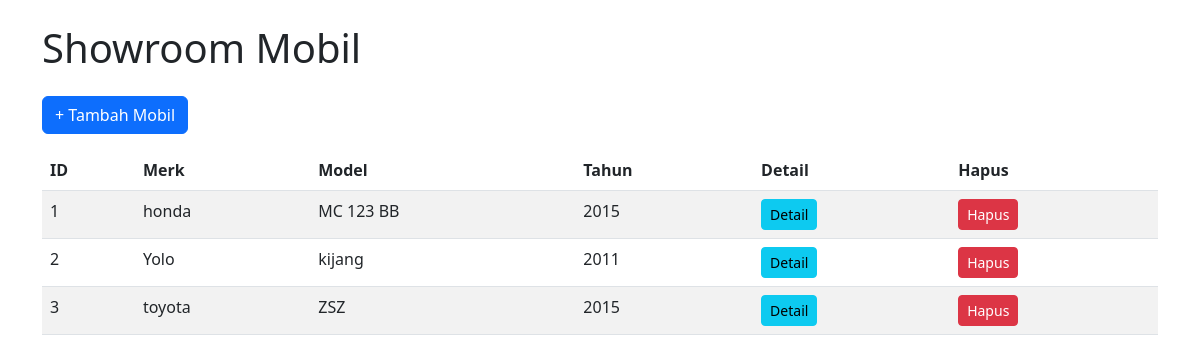
The page / on the database its author committed.
### models.py (models this page shows)
class Car(db.Model):
    id = db.Column(db.Integer, primary_key=True)
    merk = db.Column(db.String(100))
    model = db.Column(db.String(100))
    tahun = db.Column(db.Integer)
    harga_dasar = db.Column(db.Float)
    jumlah_pinjaman = db.Column(db.Float, nullable=True)
    suku_bunga = db.Column(db.Float, nullable=True)  # persen per tahun
    services = db.relationship('Service', backref='car', lazy=True)

### app.py (the view)
@app.route('/')
def index():
    cars = Car.query.all()
    return render_template('index.html', cars=cars)

### templates/index.html
{% extends "base.html" %}
{% block content %}
    <a href="{{ url_for('add_car') }}" class="btn btn-primary mb-3">+ Tambah Mobil</a>
    <table class="table table-striped">
        <thead>
            <tr>
                <th>ID</th>
                <th>Merk</th>
                <th>Model</th>
                <th>Tahun</th>
                <th>Detail</th>
                <th>Hapus</th>
            </tr>
        </thead>
        <tbody>
            {% for car in cars %}
            <tr>
                <td>{{ car.id }}</td>
                <td>{{ car.merk }}</td>
                <td>{{ car.model }}</td>
                <td>{{ car.tahun }}</td>
                <td><a href="{{ url_for('car_detail', car_id=car.id) }}" class="btn btn-info btn-sm">Detail</a></td>
                <td><a href="{{ url_for('delete_car', car_id=car.id) }}" class="btn btn-danger btn-sm">Hapus</a></td>
            </tr>
            {% endfor %}
        </tbody>
    </table>
{% endblock %}

### rows shown on the page
Car: id "1", merk "honda", model "MC 123 BB", tahun "2015"
Car: id "2", merk "Yolo", model "kijang", tahun "2011"
Car: id "3", merk "toyota", model "ZSZ", tahun "2015"
